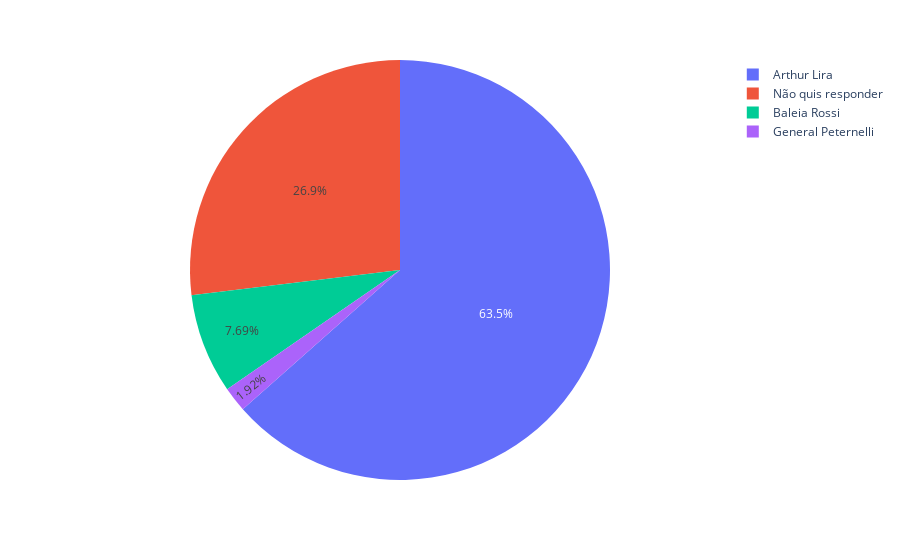

Notebook cell for this chart:
### Code cell
grafico_psl = plx.pie(psl_df, names='Voto')
grafico_psl

### Figure 1 — Plotly figure (JSON) as saved in the notebook; plotly's stock layout.template omitted (floating-point values rounded to 4 significant figures)
{"data": [{"domain": {"x": [0, 1], "y": [0, 1]}, "hovertemplate": "Voto=%{label}<extra></extra>", "labels": ["Arthur Lira", "Arthur Lira", "Arthur Lira", "Arthur Lira", "Arthur Lira", "Arthur Lira", "Arthur Lira", "Arthur Lira", "Arthur Lira", "Arthur Lira", "Arthur Lira", "Arthur Lira", "Arthur Lira", "Arthur Lira", "Arthur Lira", "Arthur Lira", "Arthur Lira", "Arthur Lira", "Arthur Lira", "Arthur Lira", "Arthur Lira", "Arthur Lira", "Arthur Lira", "Arthur Lira", "Arthur Lira", "Arthur Lira", "Arthur Lira", "Arthur Lira", "Arthur Lira", "Arthur Lira", "Arthur Lira", "Arthur Lira", "Arthur Lira", "Baleia Rossi", "Baleia Rossi", "Baleia Rossi", "Baleia Rossi", "General Peternelli", "Não quis responder", "Não quis responder", "Não quis responder", "Não quis responder", "Não quis responder", "Não quis responder", "Não quis responder", "Não quis responder", "Não quis responder", "Não quis responder", "Não quis responder", "Não quis responder", "Não quis responder", "Não quis responder"], "legendgroup": "", "name": "", "showlegend": true, "type": "pie"}], "layout": {"legend": {"tracegroupgap": 0}, "margin": {"t": 60}}}
